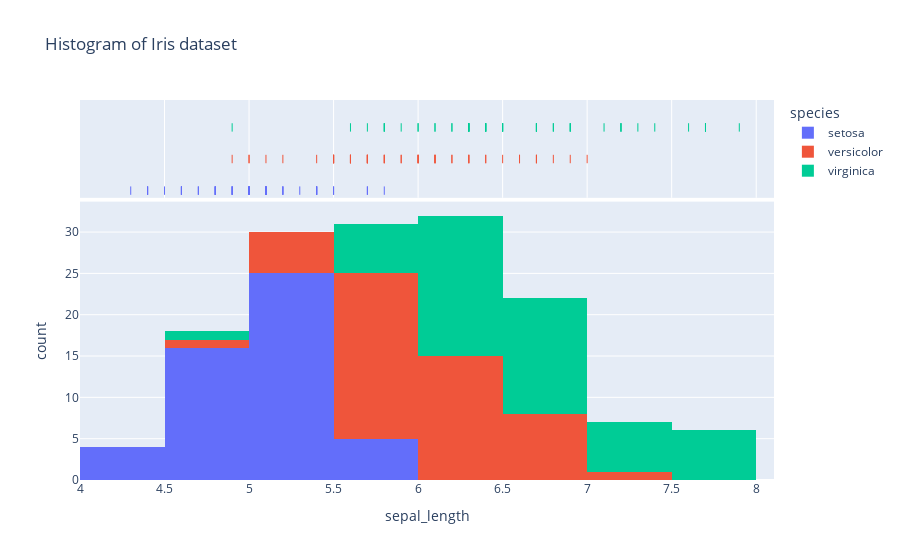

The code cell stored with this chart in its notebook:
### Markdown cell above
### 06. Histogram Plot

### Code cell
fig6=px.histogram(df, x='sepal_length', color='species', marginal='rug', title='Histogram of Iris dataset')
fig6.show()

### Figure 1 — Plotly figure (JSON) as saved in the notebook; plotly's stock layout.template omitted (floating-point values rounded to 4 significant figures)
{"data": [{"alignmentgroup": "True", "bingroup": "x", "hovertemplate": "species=setosa<br>sepal_length=%{x}<br>count=%{y}<extra></extra>", "legendgroup": "setosa", "marker": {"color": "#636efa", "pattern": {"shape": ""}}, "name": "setosa", "offsetgroup": "setosa", "orientation": "v", "showlegend": true, "type": "histogram", "x": [5.1, 4.9, 4.7, 4.6, 5, 5.4, 4.6, 5, 4.4, 4.9, 5.4, 4.8, 4.8, 4.3, 5.8, 5.7, 5.4, 5.1, 5.7, 5.1, 5.4, 5.1, 4.6, 5.1, 4.8, 5, 5, 5.2, 5.2, 4.7, 4.8, 5.4, 5.2, 5.5, 4.9, 5, 5.5, 4.9, 4.4, 5.1, 5, 4.5, 4.4, 5, 5.1, 4.8, 5.1, 4.6, 5.3, 5], "xaxis": "x", "yaxis": "y"}, {"alignmentgroup": "True", "boxpoints": "all", "fillcolor": "rgba(255,255,255,0)", "hoveron": "points", "hovertemplate": "species=setosa<br>sepal_length=%{x}<extra></extra>", "jitter": 0, "legendgroup": "setosa", "line": {"color": "rgba(255,255,255,0)"}, "marker": {"color": "#636efa", "symbol": "line-ns-open"}, "name": "setosa", "offsetgroup": "setosa", "showlegend": false, "type": "box", "x": [5.1, 4.9, 4.7, 4.6, 5, 5.4, 4.6, 5, 4.4, 4.9, 5.4, 4.8, 4.8, 4.3, 5.8, 5.7, 5.4, 5.1, 5.7, 5.1, 5.4, 5.1, 4.6, 5.1, 4.8, 5, 5, 5.2, 5.2, 4.7, 4.8, 5.4, 5.2, 5.5, 4.9, 5, 5.5, 4.9, 4.4, 5.1, 5, 4.5, 4.4, 5, 5.1, 4.8, 5.1, 4.6, 5.3, 5], "xaxis": "x2", "yaxis": "y2"}, {"alignmentgroup": "True", "bingroup": "x", "hovertemplate": "species=versicolor<br>sepal_length=%{x}<br>count=%{y}<extra></extra>", "legendgroup": "versicolor", "marker": {"color": "#EF553B", "pattern": {"shape": ""}}, "name": "versicolor", "offsetgroup": "versicolor", "orientation": "v", "showlegend": true, "type": "histogram", "x": [7, 6.4, 6.9, 5.5, 6.5, 5.7, 6.3, 4.9, 6.6, 5.2, 5, 5.9, 6, 6.1, 5.6, 6.7, 5.6, 5.8, 6.2, 5.6, 5.9, 6.1, 6.3, 6.1, 6.4, 6.6, 6.8, 6.7, 6, 5.7, 5.5, 5.5, 5.8, 6, 5.4, 6, 6.7, 6.3, 5.6, 5.5, 5.5, 6.1, 5.8, 5, 5.6, 5.7, 5.7, 6.2, 5.1, 5.7], "xaxis": "x", "yaxis": "y"}, {"alignmentgroup": "True", "boxpoints": "all", "fillcolor": "rgba(255,255,255,0)", "hoveron": "points", "hovertemplate": "species=versicolor<br>sepal_length=%{x}<extra></extra>", "jitter": 0, "legendgroup": "versicolor", "line": {"color": "rgba(255,255,255,0)"}, "marker": {"color": "#EF553B", "symbol": "line-ns-open"}, "name": "versicolor", "offsetgroup": "versicolor", "showlegend": false, "type": "box", "x": [7, 6.4, 6.9, 5.5, 6.5, 5.7, 6.3, 4.9, 6.6, 5.2, 5, 5.9, 6, 6.1, 5.6, 6.7, 5.6, 5.8, 6.2, 5.6, 5.9, 6.1, 6.3, 6.1, 6.4, 6.6, 6.8, 6.7, 6, 5.7, 5.5, 5.5, 5.8, 6, 5.4, 6, 6.7, 6.3, 5.6, 5.5, 5.5, 6.1, 5.8, 5, 5.6, 5.7, 5.7, 6.2, 5.1, 5.7], "xaxis": "x2", "yaxis": "y2"}, {"alignmentgroup": "True", "bingroup": "x", "hovertemplate": "species=virginica<br>sepal_length=%{x}<br>count=%{y}<extra></extra>", "legendgroup": "virginica", "marker": {"color": "#00cc96", "pattern": {"shape": ""}}, "name": "virginica", "offsetgroup": "virginica", "orientation": "v", "showlegend": true, "type": "histogram", "x": [6.3, 5.8, 7.1, 6.3, 6.5, 7.6, 4.9, 7.3, 6.7, 7.2, 6.5, 6.4, 6.8, 5.7, 5.8, 6.4, 6.5, 7.7, 7.7, 6, 6.9, 5.6, 7.7, 6.3, 6.7, 7.2, 6.2, 6.1, 6.4, 7.2, 7.4, 7.9, 6.4, 6.3, 6.1, 7.7, 6.3, 6.4, 6, 6.9, 6.7, 6.9, 5.8, 6.8, 6.7, 6.7, 6.3, 6.5, 6.2, 5.9], "xaxis": "x", "yaxis": "y"}, {"alignmentgroup": "True", "boxpoints": "all", "fillcolor": "rgba(255,255,255,0)", "hoveron": "points", "hovertemplate": "species=virginica<br>sepal_length=%{x}<extra></extra>", "jitter": 0, "legendgroup": "virginica", "line": {"color": "rgba(255,255,255,0)"}, "marker": {"color": "#00cc96", "symbol": "line-ns-open"}, "name": "virginica", "offsetgroup": "virginica", "showlegend": false, "type": "box", "x": [6.3, 5.8, 7.1, 6.3, 6.5, 7.6, 4.9, 7.3, 6.7, 7.2, 6.5, 6.4, 6.8, 5.7, 5.8, 6.4, 6.5, 7.7, 7.7, 6, 6.9, 5.6, 7.7, 6.3, 6.7, 7.2, 6.2, 6.1, 6.4, 7.2, 7.4, 7.9, 6.4, 6.3, 6.1, 7.7, 6.3, 6.4, 6, 6.9, 6.7, 6.9, 5.8, 6.8, 6.7, 6.7, 6.3, 6.5, 6.2, 5.9], "xaxis": "x2", "yaxis": "y2"}], "layout": {"barmode": "relative", "legend": {"title": {"text": "species"}, "tracegroupgap": 0}, "title": {"text": "Histogram of Iris dataset"}, "xaxis": {"anchor": "y", "domain": [0, 1], "title": {"text": "sepal_length"}}, "xaxis2": {"anchor": "y2", "domain": [0, 1], "matches": "x", "showgrid": true, "showticklabels": false}, "yaxis": {"anchor": "x", "domain": [0, 0.7326], "title": {"text": "count"}}, "yaxis2": {"anchor": "x2", "domain": [0.7426, 1], "matches": "y2", "showgrid": false, "showline": false, "showticklabels": false, "ticks": ""}}}
